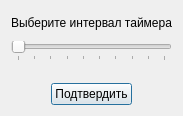
<?xml version="1.0" encoding="UTF-8"?>
<ui version="4.0">
 <class>TimerDialog</class>
 <widget class="QDialog" name="TimerDialog">
  <property name="geometry">
   <rect>
    <x>0</x>
    <y>0</y>
    <width>183</width>
    <height>116</height>
   </rect>
  </property>
  <property name="windowTitle">
   <string>Dialog</string>
  </property>
  <layout class="QVBoxLayout" name="verticalLayout">
   <item>
    <layout class="QHBoxLayout" name="horizontalLayout">
     <item>
      <spacer name="twerftwqdf">
       <property name="orientation">
        <enum>Qt::Orientation::Horizontal</enum>
       </property>
       <property name="sizeHint" stdset="0">
        <size>
         <width>40</width>
         <height>20</height>
        </size>
       </property>
      </spacer>
     </item>
     <item>
      <widget class="QLabel" name="mainLabel">
       <property name="text">
        <string>Выберите интервал таймера</string>
       </property>
      </widget>
     </item>
     <item>
      <spacer name="horizontalSpacer_2">
       <property name="orientation">
        <enum>Qt::Orientation::Horizontal</enum>
       </property>
       <property name="sizeHint" stdset="0">
        <size>
         <width>40</width>
         <height>20</height>
        </size>
       </property>
      </spacer>
     </item>
    </layout>
   </item>
   <item>
    <widget class="QSlider" name="slider">
     <property name="minimum">
      <number>1</number>
     </property>
     <property name="maximum">
      <number>10</number>
     </property>
     <property name="orientation">
      <enum>Qt::Orientation::Horizontal</enum>
     </property>
     <property name="tickPosition">
      <enum>QSlider::TickPosition::TicksBelow</enum>
     </property>
     <property name="tickInterval">
      <number>1</number>
     </property>
    </widget>
   </item>
   <item>
    <widget class="QLabel" name="seconds">
     <property name="maximumSize">
      <size>
       <width>16777215</width>
       <height>10</height>
      </size>
     </property>
     <property name="text">
      <string/>
     </property>
    </widget>
   </item>
   <item>
    <layout class="QHBoxLayout" name="horizontalLayout_2">
     <item>
      <spacer name="rgrethert">
       <property name="orientation">
        <enum>Qt::Orientation::Horizontal</enum>
       </property>
       <property name="sizeHint" stdset="0">
        <size>
         <width>40</width>
         <height>20</height>
        </size>
       </property>
      </spacer>
     </item>
     <item>
      <widget class="QPushButton" name="confirmButton">
       <property name="maximumSize">
        <size>
         <width>100</width>
         <height>16777215</height>
        </size>
       </property>
       <property name="text">
        <string>Подтвердить</string>
       </property>
      </widget>
     </item>
     <item>
      <spacer name="horizontalSpacer_4">
       <property name="orientation">
        <enum>Qt::Orientation::Horizontal</enum>
       </property>
       <property name="sizeHint" stdset="0">
        <size>
         <width>40</width>
         <height>20</height>
        </size>
       </property>
      </spacer>
     </item>
    </layout>
   </item>
  </layout>
 </widget>
 <resources/>
 <connections/>
</ui>
